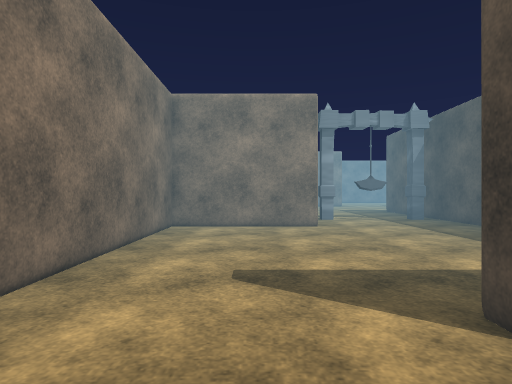
[1] (above)

16 first-person views from a walk through a Unity game level. The camera is 1.2 m above the floor, looks level and sees 75° across. The floor is counted in squares, 2 m on a side. Each view is taken from the middle of a square. On the plan, view 1 faces up. The plan holds only what a view shows up to about 10 squares ahead; the rest is blank. The place goes on beyond the plan. The player is left out. Some animated figures are not drawn. Some surface patterns are stand-ins.

[2]
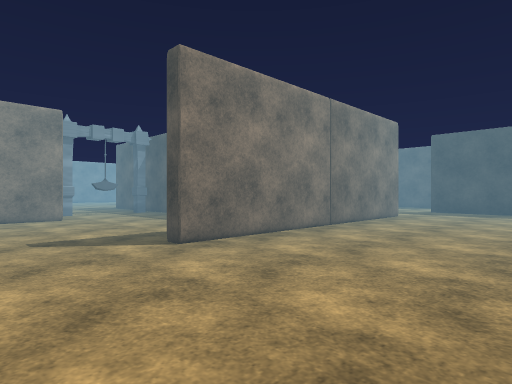

[3]
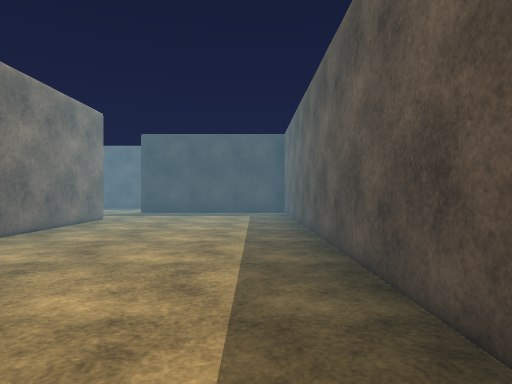

[4]
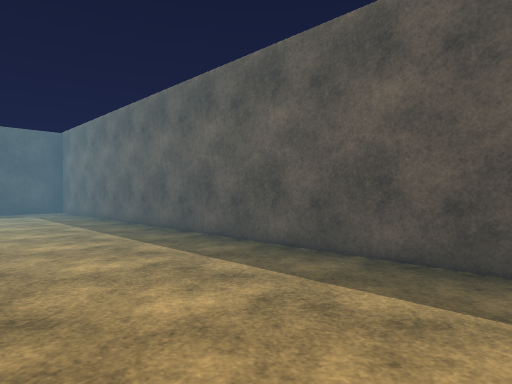

[5]
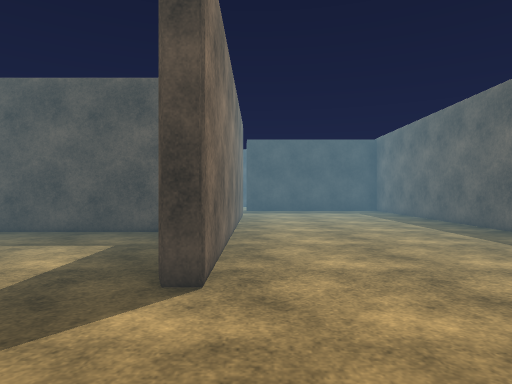

[6]
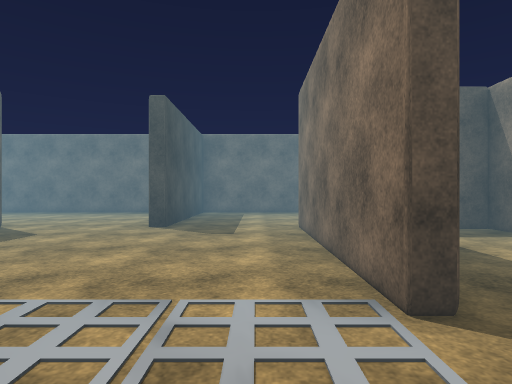

[7]
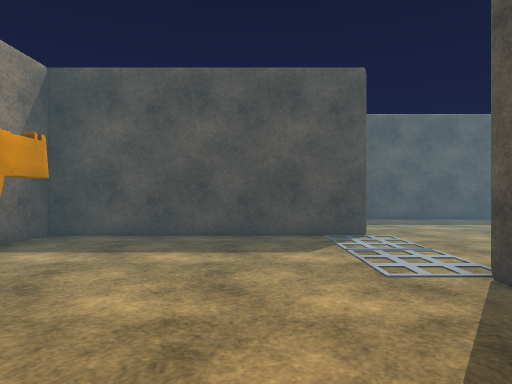

[8]
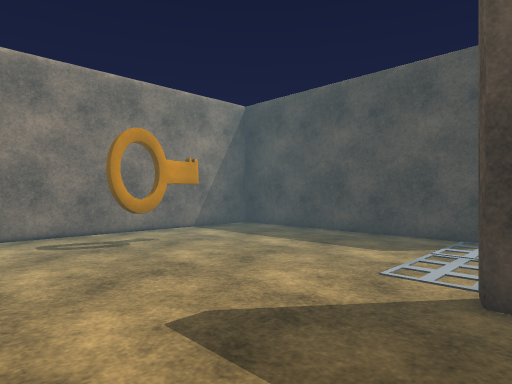

[9]
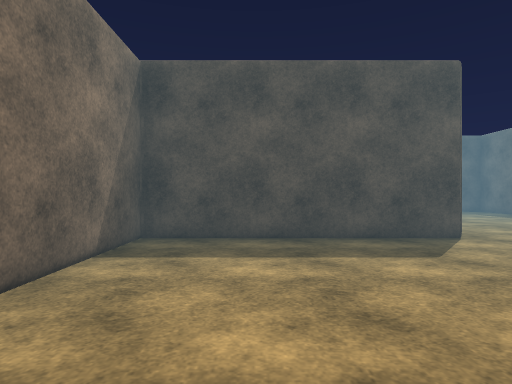

[10]
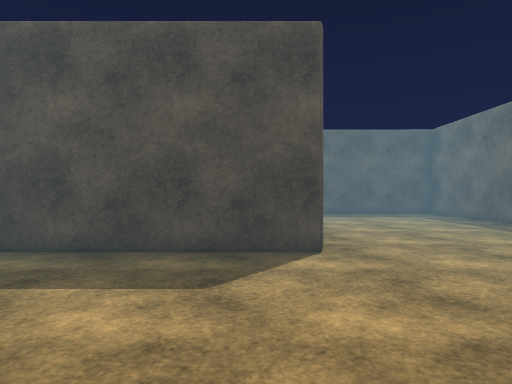

[11]
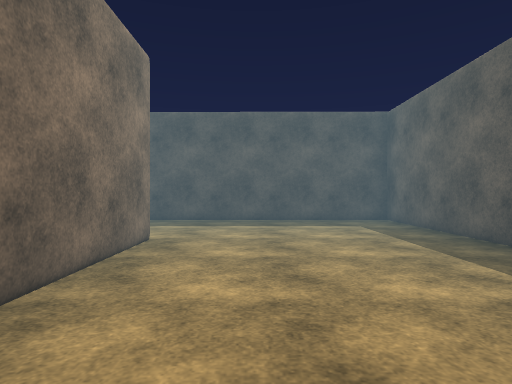

[12]
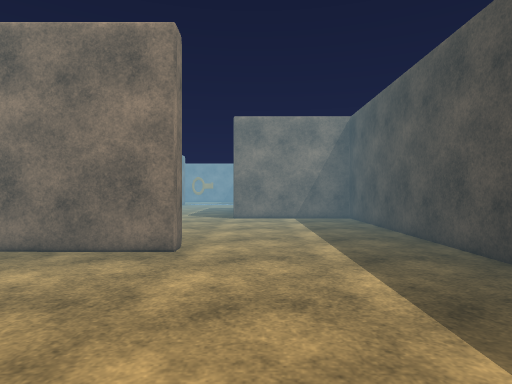

[13]
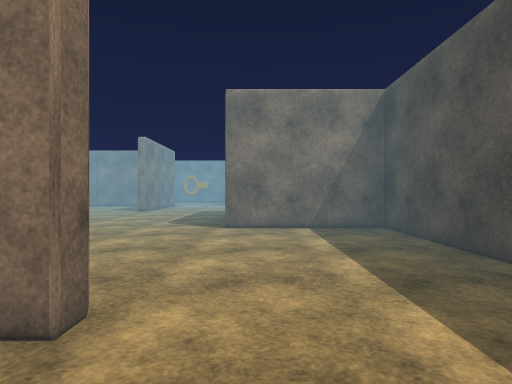

[14]
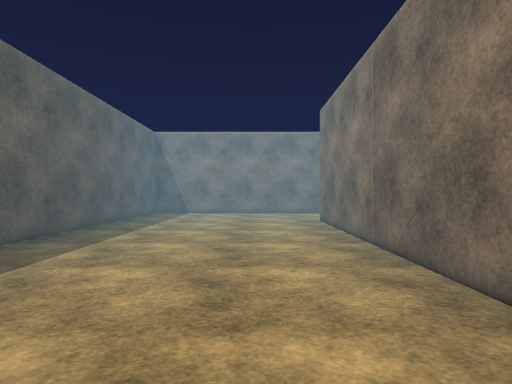

[15]
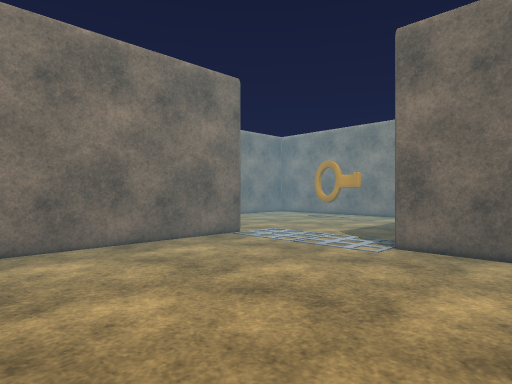

[16]
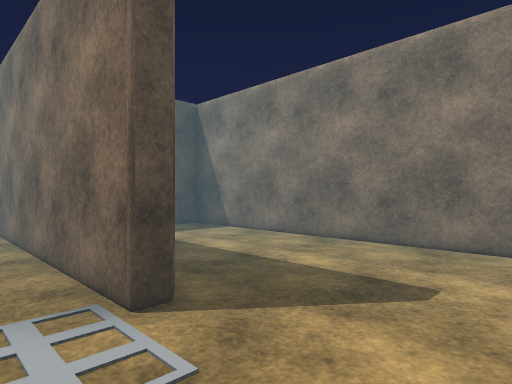

### Floor plan
Points are (right, up) in squares from view 1. A wall is a line through its corners. A room is listed if a view was taken in it or the views show most of it. See-through windows are left out.
Room 1 (views 1, 2, 3, 4, 5, 14)
walls: (4, 2.4) (4, 4.6); (7.3, 1.3) (1, 1.3); (1.1, 5.8) (-1.4, 5.8) (-1.4, -2.9) (9.6, -2.8) (9.6, 1.2)
ways out: opening at (8.5, 0.5) to room 3; opening at (2.5, 5)
Room 2 (views 6, 7, 8, 16)
walls: (7.3, 5.4) (7.3, 4.4); (4.2, 6.6) (4.2, 1.6) (4.7, 1.6); (9.6, 5.5) (9.6, 9.8) (4.7, 9.9); (4.2, 9.4) (4.2, 8.1)
ways out: opening at (8.5, 5.5) to room 3
objects: other object (8, 6); other object (9, 6)
Room 3 (views 9, 10, 15)
walls: (12.3, 1.3) (12.3, 5.5) (9.6, 5.5); (7.3, 4.4) (7.3, 1.3)
ways out: opening at (8.5, 0.5) to room 1; opening at (8.5, 5.5) to room 2; opening at (11, 1) to room 4
Room 4 (views 11, 12, 13)
walls: (15.2, 1.3) (12.6, 1.3); (11.1, -2.8) (18.1, -2.8) (18.1, 1.6)
ways out: opening at (11, 1) to room 3; opening at (16.5, 2) to room 5
Room 5 (no view inside)
walls: (18.1, 1.6) (18.1, 5.5) (15.5, 5.5)
ways out: opening at (16.5, 2) to room 4; opening at (13.5, 6)

Where each view was taken, in squares from view 1:
view 1: 0 up, 0 right, facing up
view 2: 2 down, 1 left, facing up-right
view 3: 2 down, 0 right, facing right
view 4: 0 up, 1 left, facing down-right
view 5: 1 up, 1 left, facing right
view 6: 7 up, 8 right, facing down
view 7: 7 up, 5 right, facing right
view 8: 5 up, 5 right, facing up-right
view 9: 4 up, 8 right, facing right
view 10: 2 up, 9 right, facing right
view 11: 0 up, 11 right, facing right
view 12: 2 down, 16 right, facing up
view 13: 0 up, 16 right, facing up
view 14: 0 up, 8 right, facing left
view 15: 2 up, 11 right, facing up-left
view 16: 7 up, 8 right, facing down-left
